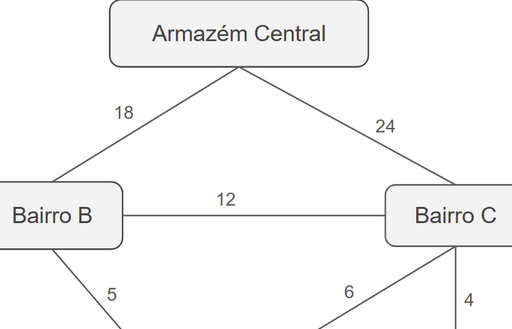
#> input picture backend/uploads/Captura de tela de 2025-04-26 07-01-07.png, 512 x 329 px
$ python -i preprocessor.py   (imports and definitions only)
#> lines starting #> are read from the running program, lines starting #| are printed output that depends on the picture; after the words box and inside, x2 and y2 are one past the last pixel; in counts of white or black regions, pixels touching at a corner belong together
import cv2
import numpy as np
from PIL import Image

def preprocess_image(image_path):
    image = cv2.imread(image_path)
#> image is the input picture: shape (329, 512, 3); mean B, G, R 247, 247, 247
    gray = cv2.cvtColor(image, cv2.COLOR_BGR2GRAY)
    blurred = cv2.GaussianBlur(gray, (5, 5), 0)
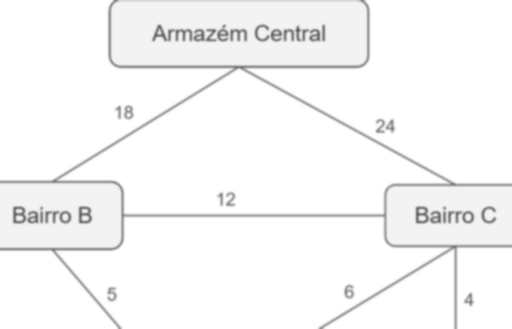
#> blurred: shape (329, 512); min 96, max 255, mean 247
    thresh = cv2.adaptiveThreshold(blurred, 255,
                                   cv2.ADAPTIVE_THRESH_GAUSSIAN_C,
                                   cv2.THRESH_BINARY_INV, 11, 2)
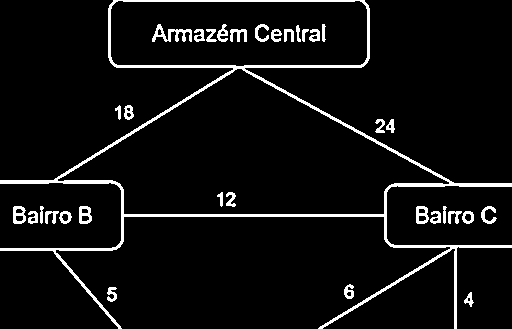
#> thresh: shape (329, 512); 6% white; 34 white regions, largest, box (x1, y1, x2, y2) and area: (0, 0, 512, 329) 6836, (152, 24, 192, 42) 298, (13, 206, 26, 224) 154
    return thresh

>>> result = preprocess_image('../../backend/uploads/Captura de tela de 2025-04-26 07-01-07.png')
